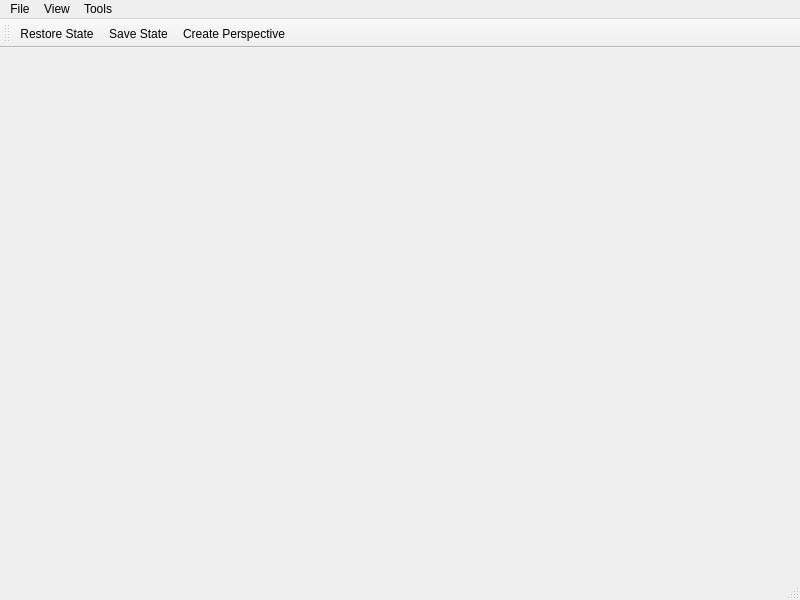
<?xml version="1.0" encoding="UTF-8"?>
<ui version="4.0">
 <class>Studio</class>
 <widget class="QMainWindow" name="Studio">
  <property name="geometry">
   <rect>
    <x>0</x>
    <y>0</y>
    <width>800</width>
    <height>600</height>
   </rect>
  </property>
  <property name="windowTitle">
   <string>MainWindow</string>
  </property>
  <widget class="QWidget" name="centralwidget"/>
  <widget class="QMenuBar" name="menubar">
   <property name="geometry">
    <rect>
     <x>0</x>
     <y>0</y>
     <width>800</width>
     <height>19</height>
    </rect>
   </property>
   <widget class="QMenu" name="menuFile">
    <property name="title">
     <string>File</string>
    </property>
    <addaction name="separator"/>
    <addaction name="actionLoad_Config"/>
    <addaction name="actionSave_Config"/>
    <addaction name="separator"/>
    <addaction name="actionRestore_State"/>
    <addaction name="actionSave_State"/>
   </widget>
   <widget class="QMenu" name="menuView">
    <property name="title">
     <string>View</string>
    </property>
   </widget>
   <widget class="QMenu" name="menuTools">
    <property name="title">
     <string>Tools</string>
    </property>
    <addaction name="actionLoad_Plugins"/>
   </widget>
   <addaction name="menuFile"/>
   <addaction name="menuView"/>
   <addaction name="menuTools"/>
  </widget>
  <widget class="QStatusBar" name="statusbar"/>
  <widget class="QToolBar" name="toolBar">
   <property name="windowTitle">
    <string>toolBar</string>
   </property>
   <attribute name="toolBarArea">
    <enum>TopToolBarArea</enum>
   </attribute>
   <attribute name="toolBarBreak">
    <bool>false</bool>
   </attribute>
   <addaction name="actionRestore_State"/>
   <addaction name="actionSave_State"/>
   <addaction name="actionCreate_Perspective"/>
  </widget>
  <action name="actionRestore_State">
   <property name="text">
    <string>Restore State</string>
   </property>
  </action>
  <action name="actionSave_State">
   <property name="text">
    <string>Save State</string>
   </property>
  </action>
  <action name="actionCreate_Perspective">
   <property name="text">
    <string>Create Perspective</string>
   </property>
  </action>
  <action name="actionLoad_Plugins">
   <property name="text">
    <string>Load Plugins</string>
   </property>
  </action>
  <action name="actionLoad_Config">
   <property name="text">
    <string>Load Config</string>
   </property>
  </action>
  <action name="actionSave_Config">
   <property name="text">
    <string>Save Config</string>
   </property>
  </action>
 </widget>
 <resources/>
 <connections/>
</ui>
